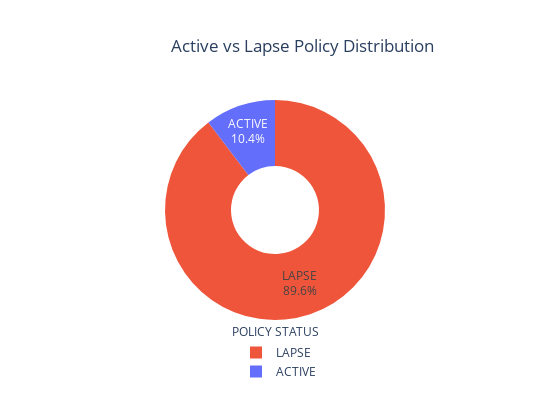

Notebook source saved alongside this figure:
### Code cell
type_ = ["LAPSE", "ACTIVE"]
fig = make_subplots(rows=1, cols=1)

# Define custom colors
custom_colors = ['#EF553B', '#636EFA']  # You can change these colors as needed

# Create the figure and pie chart
fig = go.Figure()

# Add a Pie trace with data labels and custom colors
fig.add_trace(go.Pie(
    labels=type_,
    values=df1['POLICY_STATUS'].value_counts(),
    name="POLICY_STATUS",
    textinfo='label+percent',
    marker=dict(colors=custom_colors),
))

# Use `hole` to create a donut-like pie chart
fig.update_traces(hole=0.4, textfont_size=12)

fig.update_layout(
    title_text="Active vs Lapse Policy Distribution",
    title_x=0.55,
    title_y=0.90,
    annotations=[dict(text='POLICY STATUS', x=0.5, y=-0.1, font_size=12, showarrow=False)],
    
    # Move the legend to the bottom
    legend=dict(x=0.4, y=-0.3),

    # Reduce chart size by setting height and width
    height=400,
    width=550,
)

fig.show()

### Figure 1 — Plotly figure (JSON) as saved in the notebook; plotly's stock layout.template omitted (floating-point values rounded to 4 significant figures)
{"data": [{"hole": 0.4, "labels": ["LAPSE", "ACTIVE"], "marker": {"colors": ["#EF553B", "#636EFA"]}, "name": "POLICY_STATUS", "textfont": {"size": 12}, "textinfo": "label+percent", "type": "pie", "values": [144148, 16648]}], "layout": {"annotations": [{"font": {"size": 12}, "showarrow": false, "text": "POLICY STATUS", "x": 0.5, "y": -0.1}], "height": 400, "legend": {"x": 0.4, "y": -0.3}, "title": {"text": "Active vs Lapse Policy Distribution", "x": 0.55, "y": 0.9}, "width": 550}}
